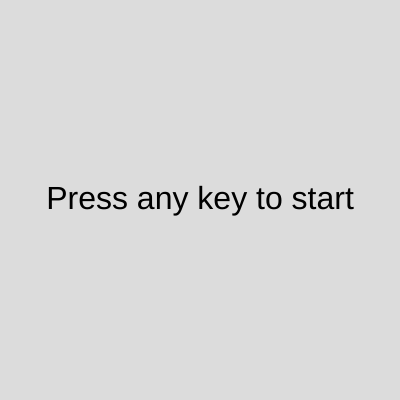
Frame 1 (no input)
Frame 60 (no input): identical to frame 1, image omitted
Frame 120 (the mouse pressed at the canvas centre since frame 60): identical to frame 1, image omitted

The p5.js sketch that drew this single still picture (run headless with seeded random() and noise() and a simulated clock; from frame 60 on, the mouse is pressed at the canvas centre):

// p5.js sketch
// ── sketch.js
let colors = ['red', 'blue', 'green', 'yellow', 'purple'];
let balls = [];
let score = 0;
let startTime = 0;
let reactionTimes = [];
let hits = [];
let gameState = "start";

function setup() {
  createCanvas(400, 400);
}

function draw() {
  background(220);
  
  if (gameState === "start") {
    textSize(32);
    textAlign(CENTER, CENTER);
    text("Press any key to start", width/2, height/2);
  }
  else if (gameState === "playing") {
    if (balls.length < 5) {
      let color = random(colors);
      balls.push(new Ball(color));
      startTime = millis();
    }
    
    for (let i = balls.length-1; i >= 0; i--) {
      balls[i].update();
      balls[i].show();
      
      if (balls[i].isDone()) {
        if (!hits[i]) {
          reactionTimes.push(millis() - startTime);
          hits.push(false);
        }
        balls.splice(i, 1);
      }
    }
  }
  else if (gameState === "end") {
    textSize(32);
    textAlign(CENTER, CENTER);
    text("Game Over", width/2, height/3);
    text("Score: " + score, width/2, height/2);
    let y = height/2 + 50;
    for (let i = 0; i < 5; i++) {
      if (reactionTimes[i]) {
        let result = hits[i] ? "hit" : "missed";
        let time = reactionTimes[i];
        text(result + " - " + time + "ms", width/2, y);
        y += 30;
      }
    }
    textSize(16);
    text("Press any key to try again", width/2, y + 50);let colors = ['red', 'blue', 'green', 'yellow', 'purple'];
    let balls = [];
    let score = 0;
    let startTime = 0;
    let reactionTimes = [];
    let hits = [];
    let gameState = "start";
    
    function setup() {
      createCanvas(400, 400);
    }
    
    function draw() {
      background(220);
      
      if (gameState === "start") {
        textSize(32);
        textAlign(CENTER, CENTER);
        text("Press any key to start", width/2, height/2);
      }
      else if (gameState === "playing") {
        if (balls.length < 5) {
          let color = random(colors);
          balls.push(new Ball(color));
          startTime = millis();
        }
        
        for (let i = balls.length-1; i >= 0; i--) {
          balls[i].update();
          balls[i].show();
          
          if (balls[i].isDone()) {
            if (!hits[i]) {
              reactionTimes.push(millis() - startTime);
              hits.push(false);
            }
            balls.splice(i, 1);
          }
        }
      }
      else if (gameState === "end") {
        textSize(32);
        textAlign(CENTER, CENTER);
        text("Game Over", width/2, height/3);
        text("Score: " + score, width/2, height/2);
        let y = height/2 + 50;
        for (let i = 0; i < 5; i++) {
          if (reactionTimes[i]) {
            let result = hits[i] ? "hit" : "missed";
            let time = reactionTimes[i];
            text(result + " - " + time + "ms", width/2, y);
            y += 30;
          }
        }
        textSize(16);
        text("Press any key to try again", width/2, y + 50);
      }
    }
    
    function resetGame() {
      score = 0;
      reactionTimes = [];
      hits = [];
      gameState = "start";
    }
    
    function keyPressed() {
      if (gameState === "start") {
        gameState = "playing";
      }
      else if (gameState === "playing") {
        if (balls.length > 0) {
          let ball = balls[0];
          if (keyIsPressed && key === ball.color.charAt(0)) {
            score++;
            hits.push(true);
          }
          else {
            hits.push(false);
          }
          reactionTimes.push(millis() - startTime);
          balls.splice(0, 1);
        }
      }
      else if (gameState === "end") {
        resetGame();
      }
    }
  }
}

function resetGame() {
  score = 0;
  reactionTimes = [];
  hits = [];
  gameState = "start";
}

function keyPressed() {
  if (gameState === "start") {
    gameState = "playing";
  }
  else if (gameState === "playing") {
    if (balls.length > 0) {
      let ball = balls[0];
      if (keyIsPressed && key === ball.color.charAt(0)) {
        score++;
        hits.push(true);
      }
      else {
        hits.push(false);
      }
      reactionTimes.push(millis() - startTime);
      balls.splice(0, 1);
    }
  }
  else if (gameState === "end") {
    resetGame();
  }
}


class Ball {
    constructor() {
      this.color = random(colors);
      this.radius = 30;
      this.x = random(this.radius, width - this.radius);
      this.y = random(this.radius, height - this.radius);
      this.clicked = false;
    }
  
    show() {
      fill(this.color);
      stroke(0);
      ellipse(this.x, this.y, this.radius * 2);
    }
  
    update() {
      if (!this.clicked) {
        if (millis() - startTime > 1000) {
          this.clicked = true;
        }
      } else {
        let index = balls.indexOf(this);
        if (index != -1) {
          balls.splice(index, 1);
        }
      }
    }
  }
